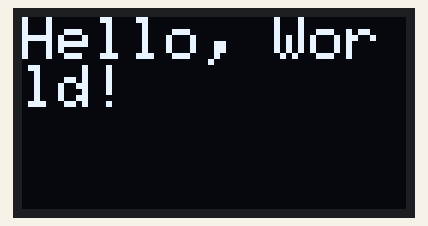
Bench run of a sketch on a simulated Arduino Uno, built with avr-gcc and run on an emulated ATmega328P. Parts: 128×64 one-colour display.

Above: at 0.1 s.

The sketch:

uno.ino
```cpp
   #include <Wire.h>
   #include <Adafruit_GFX.h>
   #include <Adafruit_SSD1306.h>

   #define OLED_ADDRESS 0x3C // I2C address of your OLED display

   Adafruit_SSD1306 display(128, 64, &Wire, OLED_ADDRESS);

   void setup() {
     // Initialize the OLED display
     display.begin(SSD1306_SWITCHCAPVCC, OLED_ADDRESS);
     display.clearDisplay();
     display.setTextColor(WHITE);
   }

   void loop() {
     display.clearDisplay();

     display.setTextSize(2);
     display.setCursor(0, 0);
     display.println("Hello, World!");

     display.display();
     delay(1000);
   }
```
